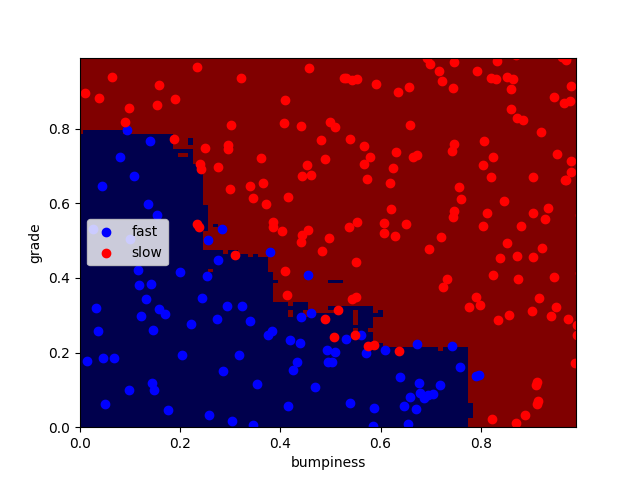

Write the Python code that produced this figure.
#!/usr/bin/python

import matplotlib.pyplot as plt
from prep_terrain_data import makeTerrainData
from class_vis import prettyPicture

features_train, labels_train, features_test, labels_test = makeTerrainData()

# Random Forest
from sklearn.ensemble import RandomForestClassifier
from time import time

clf = RandomForestClassifier(n_estimators=100)
t0 = time()
clf.fit(features_train, labels_train)

print("Random Forest Classifier")
print("Training Time:", round(time()-t0, 3), "s")

t0 = time()
score = clf.score(features_test, labels_test)
print("Predicting Time:", round(time()-t0, 3), "s")

print("Classifier score is", round(score, 3))

try:
    prettyPicture(clf, features_test, labels_test, "random_forest.png")
except NameError:
    print("Failed to create dava visualization")
    pass
